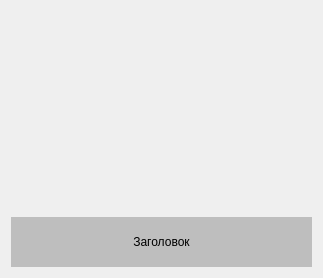
<?xml version="1.0" encoding="UTF-8"?>
<ui version="4.0">
 <class>MapIconButton</class>
 <widget class="QFrame" name="MapIconButton">
  <property name="geometry">
   <rect>
    <x>0</x>
    <y>0</y>
    <width>323</width>
    <height>274</height>
   </rect>
  </property>
  <property name="maximumSize">
   <size>
    <width>16777215</width>
    <height>300</height>
   </size>
  </property>
  <property name="windowTitle">
   <string>Frame</string>
  </property>
  <layout class="QVBoxLayout" name="verticalLayout">
   <item>
    <widget class="QLabel" name="label">
     <property name="minimumSize">
      <size>
       <width>300</width>
       <height>200</height>
      </size>
     </property>
     <property name="text">
      <string/>
     </property>
     <property name="scaledContents">
      <bool>false</bool>
     </property>
    </widget>
   </item>
   <item>
    <widget class="QLabel" name="label_2">
     <property name="sizePolicy">
      <sizepolicy hsizetype="Preferred" vsizetype="Fixed">
       <horstretch>0</horstretch>
       <verstretch>0</verstretch>
      </sizepolicy>
     </property>
     <property name="minimumSize">
      <size>
       <width>0</width>
       <height>50</height>
      </size>
     </property>
     <property name="styleSheet">
      <string notr="true">background-color: rgb(190, 190, 190);</string>
     </property>
     <property name="text">
      <string>Заголовок</string>
     </property>
     <property name="alignment">
      <set>Qt::AlignmentFlag::AlignCenter</set>
     </property>
     <property name="wordWrap">
      <bool>true</bool>
     </property>
    </widget>
   </item>
  </layout>
 </widget>
 <resources/>
 <connections/>
</ui>
